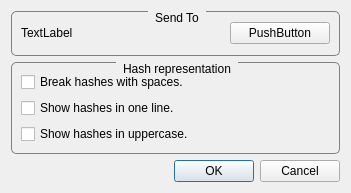
<?xml version="1.0" encoding="UTF-8"?>
<ui version="4.0">
 <class>ConfigurationDialog</class>
 <widget class="QDialog" name="ConfigurationDialog">
  <property name="geometry">
   <rect>
    <x>0</x>
    <y>0</y>
    <width>351</width>
    <height>193</height>
   </rect>
  </property>
  <property name="minimumSize">
   <size>
    <width>351</width>
    <height>193</height>
   </size>
  </property>
  <property name="maximumSize">
   <size>
    <width>351</width>
    <height>193</height>
   </size>
  </property>
  <property name="windowTitle">
   <string>Configuration</string>
  </property>
  <property name="windowIcon">
   <iconset resource="rsc/resources.qrc">
    <normaloff>:/SimpleHasher/config.svg</normaloff>:/SimpleHasher/config.svg</iconset>
  </property>
  <layout class="QVBoxLayout" name="verticalLayout">
   <item>
    <widget class="QGroupBox" name="groupBox_2">
     <property name="styleSheet">
      <string notr="true">QGroupBox {
    border: 1px solid gray;
    border-radius: 5px;
    margin-top: 2ex;
}

QGroupBox::title {
    subcontrol-origin: margin;
    subcontrol-position: top center; /* position at the top center */
    padding: 0px 5px;
}</string>
     </property>
     <property name="title">
      <string>Send To</string>
     </property>
     <layout class="QVBoxLayout" name="verticalLayout_3">
      <item>
       <layout class="QHBoxLayout" name="horizontalLayout">
        <item>
         <widget class="QLabel" name="m_sentToText">
          <property name="text">
           <string>TextLabel</string>
          </property>
         </widget>
        </item>
        <item>
         <widget class="QPushButton" name="m_sentToButton">
          <property name="minimumSize">
           <size>
            <width>100</width>
            <height>0</height>
           </size>
          </property>
          <property name="maximumSize">
           <size>
            <width>100</width>
            <height>16777215</height>
           </size>
          </property>
          <property name="text">
           <string>PushButton</string>
          </property>
         </widget>
        </item>
       </layout>
      </item>
     </layout>
    </widget>
   </item>
   <item>
    <widget class="QGroupBox" name="groupBox">
     <property name="styleSheet">
      <string notr="true">QGroupBox {
    border: 1px solid gray;
    border-radius: 5px;
    margin-top: 2ex;
}

QGroupBox::title {
    subcontrol-origin: margin;
    subcontrol-position: top center; /* position at the top center */
    padding: 0px 5px;
}</string>
     </property>
     <property name="title">
      <string>Hash representation</string>
     </property>
     <layout class="QVBoxLayout" name="verticalLayout_2">
      <item>
       <widget class="QCheckBox" name="m_spacesCheckbox">
        <property name="text">
         <string>Break hashes with spaces.</string>
        </property>
       </widget>
      </item>
      <item>
       <widget class="QCheckBox" name="m_splitCheckbox">
        <property name="text">
         <string>Show hashes in one line.</string>
        </property>
       </widget>
      </item>
      <item>
       <widget class="QCheckBox" name="m_uppercaseCheckbox">
        <property name="text">
         <string>Show hashes in uppercase.</string>
        </property>
       </widget>
      </item>
     </layout>
    </widget>
   </item>
   <item>
    <widget class="QDialogButtonBox" name="buttonBox">
     <property name="orientation">
      <enum>Qt::Horizontal</enum>
     </property>
     <property name="standardButtons">
      <set>QDialogButtonBox::Cancel|QDialogButtonBox::Ok</set>
     </property>
    </widget>
   </item>
  </layout>
 </widget>
 <resources>
  <include location="rsc/resources.qrc"/>
 </resources>
 <connections>
  <connection>
   <sender>buttonBox</sender>
   <signal>accepted()</signal>
   <receiver>ConfigurationDialog</receiver>
   <slot>accept()</slot>
   <hints>
    <hint type="sourcelabel">
     <x>248</x>
     <y>254</y>
    </hint>
    <hint type="destinationlabel">
     <x>157</x>
     <y>274</y>
    </hint>
   </hints>
  </connection>
  <connection>
   <sender>buttonBox</sender>
   <signal>rejected()</signal>
   <receiver>ConfigurationDialog</receiver>
   <slot>reject()</slot>
   <hints>
    <hint type="sourcelabel">
     <x>316</x>
     <y>260</y>
    </hint>
    <hint type="destinationlabel">
     <x>286</x>
     <y>274</y>
    </hint>
   </hints>
  </connection>
 </connections>
</ui>
